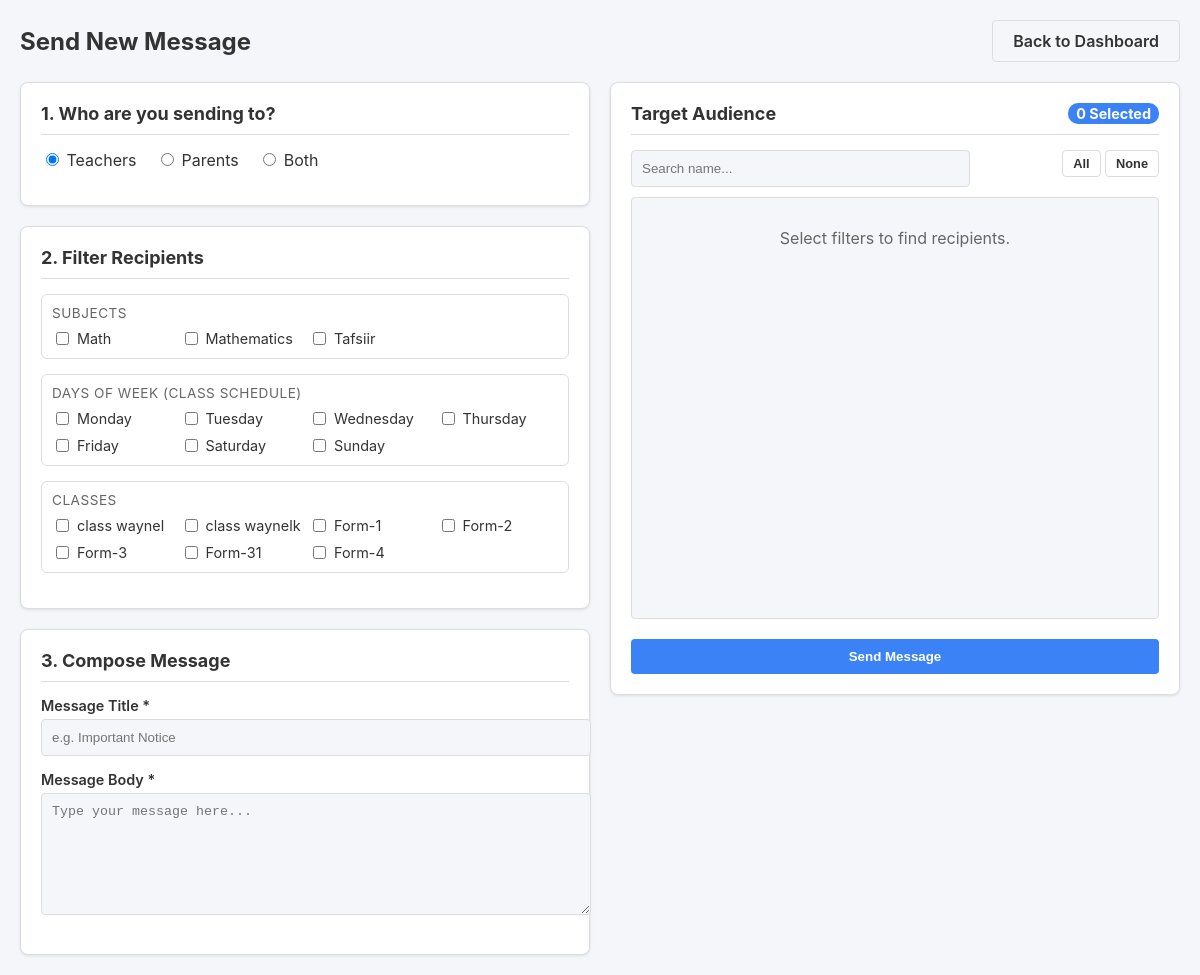
The app's page /views/admin/messages/send_messages.php (signed in) with its own data.
### tables this page shows
CREATE TABLE `app_settings` (
  `id` int(11) NOT NULL,
  `app_name` varchar(150) DEFAULT 'Admin Panel',
  `logo_path` varchar(255) DEFAULT NULL,
  `show_type` enum('text','logo') DEFAULT 'text',
  `updated_at` timestamp NOT NULL DEFAULT current_timestamp() ON UPDATE current_timestamp(),
  `language_id` int(11) DEFAULT 1
);

CREATE TABLE `subjects` (
  `id` int(11) NOT NULL,
  `teacher_id` int(11) DEFAULT NULL,
  `code` varchar(50) DEFAULT NULL,
  `name` varchar(200) NOT NULL,
  `credit_hours` decimal(4,2) DEFAULT 0.00,
  `created_at` timestamp NOT NULL DEFAULT current_timestamp()
);

CREATE TABLE `classes` (
  `id` int(11) NOT NULL,
  `name` varchar(150) NOT NULL,
  `created_at` timestamp NOT NULL DEFAULT current_timestamp(),
  `section_id` int(11) DEFAULT NULL
);

### views/admin/messages/send_messages.php (the view, shortened to what this page needs)
<?php
require_once __DIR__ . '/../../../config/db.php';
$settings = $conn->query("SELECT language_id FROM app_settings ORDER BY id DESC LIMIT 1")->fetch_assoc();
$currentLangId = $settings['language_id'] ?? 1;
function t($key, $replacements = []) {
    global $translations, $currentLangId;
    $text = $translations[$currentLangId][$key] ?? $key;
    return $text;
}
$classes = $conn->query("SELECT id, name FROM classes ORDER BY name ASC");
$subjects = $conn->query("SELECT id, name FROM subjects ORDER BY name ASC");
$days = [
    t('day_monday'),
    t('day_tuesday'),
    t('day_wednesday'),
    t('day_thursday'),
    t('day_friday'),
    t('day_saturday'),
    t('day_sunday')
];
?>
<!DOCTYPE html>
<html lang="<?= $currentLangId == 2 ? 'ar' : 'en' ?>" dir="<?= $currentLangId == 2 ? 'rtl' : 'ltr' ?>">
<head>
</head>
<body>
<div class="container">
    <div class="header">
        <h1><?= t('header_title') ?></h1>
        <a href="javascript:history.back()" class="btn btn-outline"><?= t('back_button') ?></a>
    </div>
    <form method="POST" action="" id="messageForm">
        <div class="layout-grid">
            <div class="left-col">
                <div class="card" style="margin-bottom: 20px;">
                    <h3 class="card-title"><?= t('card_recipient_type') ?></h3>
                    <div class="form-group">
                        <label class="radio-inline">
                            <input type="radio" name="target_type" value="teacher" checked onchange="toggleFilters()"> <?= t('radio_teachers') ?>
                        </label>
                        <label class="radio-inline" style="margin-left: 15px;">
                            <input type="radio" name="target_type" value="parent" onchange="toggleFilters()"> <?= t('radio_parents') ?>
                        </label>
                        <label class="radio-inline" style="margin-left: 15px;">
                            <input type="radio" name="target_type" value="both" onchange="toggleFilters()"> <?= t('radio_both') ?>
                        </label>
                    </div>
                </div>
                <div class="card" style="margin-bottom: 20px;">
                    <h3 class="card-title"><?= t('card_filter_recipients') ?></h3>
                    <div id="filter-subjects" class="filter-section">
                        <div class="filter-title"><?= t('filter_subjects') ?></div>
                        <div class="checkbox-grid">
                            <?php if ($subjects && $subjects->num_rows > 0): ?>
                                <?php while($sub = $subjects->fetch_assoc()): ?>
                                    <div class="checkbox-item">
                                        <input type="checkbox" class="filter-input" name="filter_subject[]" value="<?php echo $sub['id']; ?>">
                                        <?php echo htmlspecialchars($sub['name']); ?>
                                    </div>
                                <?php endwhile; ?>
                            <?php else: ?>
                                <small><?= t('status_no_subjects') ?></small>
                            <?php endif; ?>
                        </div>
                    </div>
                    <div id="filter-days" class="filter-section">
                        <div class="filter-title"><?= t('filter_days') ?></div>
                        <div class="checkbox-grid">
                            <?php foreach($days as $day): ?>
                                <div class="checkbox-item">
                                    <input type="checkbox" class="filter-input" name="filter_day[]" value="<?php echo $day; ?>">
                                    <?php echo $day; ?>
                                </div>
                            <?php endforeach; ?>
                        </div>
                    </div>
                    <div id="filter-classes" class="filter-section">
                        <div class="filter-title"><?= t('filter_classes') ?></div>
                        <div class="checkbox-grid">
                            <?php if ($classes && $classes->num_rows > 0): ?>
                                <?php while($cls = $classes->fetch_assoc()): ?>
                                    <div class="checkbox-item">
                                        <input type="checkbox" class="filter-input" name="filter_class[]" value="<?php echo $cls['id']; ?>">
                                        <?php echo htmlspecialchars($cls['name']); ?>
                                    </div>
                                <?php endwhile; ?>
                            <?php else: ?>
                                <small><?= t('status_no_classes') ?></small>
                            <?php endif; ?>
                        </div>
                    </div>
                </div>
                <div class="card">
                    <h3 class="card-title"><?= t('card_compose_message') ?></h3>
                    <div class="form-group">
                        <label class="form-label"><?= t('label_message_title') ?></label>
                        <input type="text" name="message_title" class="form-control" required placeholder="<?= t('label_message_title_placeholder') ?>">
                    </div>
                    <div class="form-group">
                        <label class="form-label"><?= t('label_message_body') ?></label>
                        <textarea name="message_body" class="form-control" required placeholder="<?= t('label_message_body_placeholder') ?>"></textarea>
                    </div>
                </div>
            </div>
            <div class="right-col">
                <div class="card" style="position: sticky; top: 20px;">
                    <h3 class="card-title">
                        <?= t('card_target_audience') ?>
                        <span id="recipient-counter" style="float: right; font-size: 0.8em; background: var(--primary); color: white; padding: 2px 8px; border-radius: 10px;">0 <?= t('counter_selected') ?></span>
                    </h3>
                    <div class="recipient-tools">
                        <input type="text" id="search-box" class="form-control" placeholder="<?= t('search_placeholder') ?>" style="width: 60%;" onkeyup="filterListUI()">
                        <div>
                            <button type="button" class="btn btn-sm btn-outline" onclick="selectAll(true)"><?= t('button_select_all') ?></button>
                            <button type="button" class="btn btn-sm btn-outline" onclick="selectAll(false)"><?= t('button_select_none') ?></button>
                        </div>
                    </div>
                    <div id="recipient-container" class="recipient-list">
                        <div style="text-align:center; padding: 20px; color: var(--text-muted);"><?= t('status_no_recipients') ?></div>
                    </div>
                    <div style="margin-top: 20px;">
                        <button type="submit" name="send_message" class="btn btn-primary" style="width: 100%;" onclick="return validateForm()"><?= t('button_send_message') ?></button>
                    </div>
                </div>
            </div>
        </div>
    </form>
</div>
</body>
</html>

### records on screen
app_settings: language "Send New Message", language "Back to Dashboard", language "1. Who are you sending to?", language "Teachers", language "Parents", language "Both", language "2. Filter Recipients", language "SUBJECTS", language "DAYS OF WEEK (CLASS SCHEDULE)", language "Monday", language "Tuesday", language "Wednesday", language "Thursday", language "Friday", language "Saturday", language "Sunday", language "CLASSES", language "3. Compose Message", language "Message Title *", message_title "e.g. Important Notice", language "Message Body *", message_body "Type your message here...", language "Target Audience", language "Selected", language "Search name...", language "All", language "None", language "Select filters to find recipients.", language "Send Message"
subjects: name "Math"
subjects: name "Mathematics"
subjects: name "Tafsiir"
classes: name "class waynel"
classes: name "class waynelk"
classes: name "Form-1"
classes: name "Form-2"
classes: name "Form-3"
classes: name "Form-31"
classes: name "Form-4"
